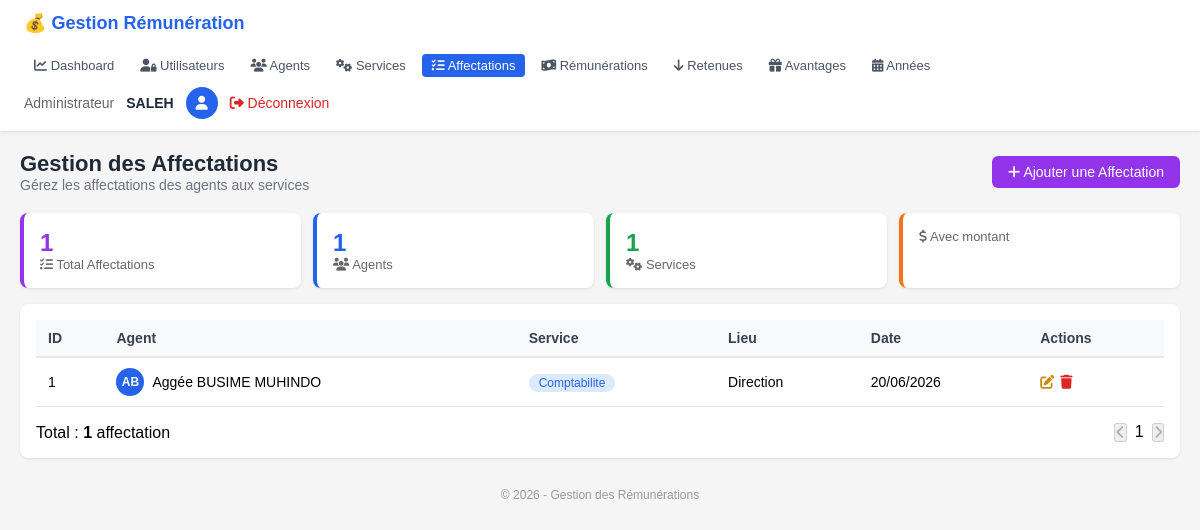
The page /pages/affectations/index.php (signed in) on the database as committed earlier.
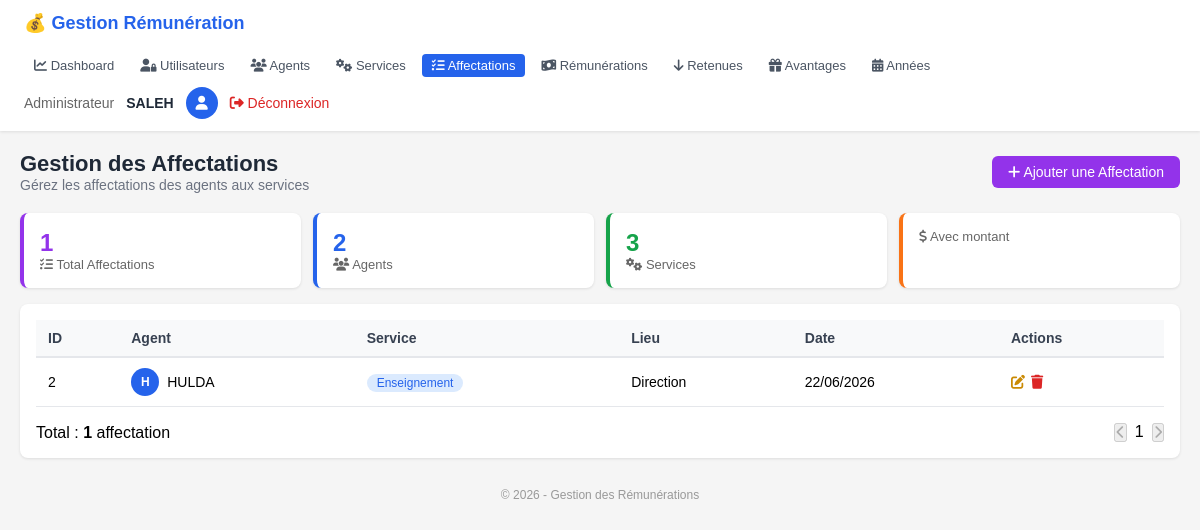
The same page on the database as committed later.
### tables this page shows
CREATE TABLE `affectation` (
  `id` int(11) NOT NULL,
  `id_agent` int(11) NOT NULL,
  `id_service` int(11) NOT NULL,
  `lieu_affectation` varchar(150) DEFAULT NULL,
  `date_affectation` date DEFAULT NULL
);

CREATE TABLE `agent` (
  `id_agent` int(11) NOT NULL,
  `nom_complet` varchar(150) NOT NULL,
  `adresse` varchar(255) DEFAULT NULL,
  `date_naissance` date DEFAULT NULL,
  `telephone` varchar(20) DEFAULT NULL,
  `profil` varchar(100) DEFAULT NULL,
  `lieu_naissance` varchar(100) DEFAULT NULL,
  `fonction` varchar(100) DEFAULT NULL
);

CREATE TABLE `service` (
  `id` int(11) NOT NULL,
  `designation` varchar(150) NOT NULL,
  `description` text DEFAULT NULL
);

### Classes/Affectation.php (called while the page is built, shortened)
<?php
require_once __DIR__ . '/../Config/Database.php';
class Affectation {
    private $id;
    private $lieu_affectation;
    private $date_affectation;
    public function __construct(
        $id_agent = null,
        $id_service = null,
        $lieu_affectation = null,
        $date_affectation = null,
        $id = null
    ) {
        $this->id = $id;
        $this->lieu_affectation = $lieu_affectation;
        $this->date_affectation = $date_affectation;
    }
    public function getId() { return $this->id; }
    public function getLieuAffectation() { return $this->lieu_affectation; }
    public function getDateAffectation() { return $this->date_affectation; }
    public static function getAll() {
        $db = Database::getInstance();
        $sql = "SELECT * FROM affectation ORDER BY date_affectation DESC";
        try {
            $stmt = $db->query($sql);
            $affectations = [];
            while ($row = $stmt->fetch(PDO::FETCH_ASSOC)) {
                $affectations[] = new self(
                    $row['id_agent'],
                    $row['id_service'],
                    $row['lieu_affectation'],
                    $row['date_affectation'],
                    $row['id']
                );
            }
            return $affectations;
        } catch (PDOException $e) {
            error_log("Erreur lors de la récupération des affectations : " . $e->getMessage());
            return [];
        }
    }
}
?>

### Config/Database.php (called while the page is built, shortened)
<?php
class Database {
    private static $host = 'localhost';
    private static $db_name = 'gestion_remuneration';
    private static $user = 'root';
    private static $password = '';
    private static $conn;
    public static function connect() {
        self::$conn = null;
        try {
            $dsn = 'mysql:host=' . self::$host . ';dbname=' . self::$db_name . ';charset=utf8';
            self::$conn = new PDO($dsn, self::$user, self::$password);
            self::$conn->setAttribute(PDO::ATTR_ERRMODE, PDO::ERRMODE_EXCEPTION);
        } catch (PDOException $e) {
            die('Erreur de connexion : ' . $e->getMessage());
        }
        return self::$conn;
    }
    public static function getInstance() {
        return self::$conn;
    }
}
?>

### Classes/Agent.php (called while the page is built, shortened)
<?php
require_once __DIR__ . '/../Config/Database.php';
class Agent {
    private $nom_complet;
    public function __construct(
        $nom_complet = null,
        $adresse = null,
        $date_naissance = null,
        $telephone = null,
        $profil = null,
        $lieu_naissance = null,
        $fonction = null,
        $id_agent = null
    ) {
        $this->nom_complet = $nom_complet;
    }
    public function getNomComplet() { return $this->nom_complet; }
    public static function getById($id) {
        $db = Database::getInstance();
        $sql = "SELECT * FROM agent WHERE id_agent = :id_agent";
        try {
            $stmt = $db->prepare($sql);
            $stmt->bindParam(':id_agent', $id);
            $stmt->execute();
            if ($stmt->rowCount() > 0) {
                $row = $stmt->fetch(PDO::FETCH_ASSOC);
                return new self(
                    $row['nom_complet'],
                    $row['adresse'],
                    $row['date_naissance'],
                    $row['telephone'],
                    $row['profil'],
                    $row['lieu_naissance'],
                    $row['fonction'],
                    $row['id_agent']
                );
            }
            return null;
        } catch (PDOException $e) {
            error_log("Erreur lors de la récupération de l'agent : " . $e->getMessage());
            return null;
        }
    }
}
?>

### Classes/Service.php (called while the page is built, shortened)
<?php
require_once __DIR__ . '/../Config/Database.php';
class Service {
    private $designation;
    public function __construct(
        $designation = null,
        $description = null,
        $id = null
    ) {
        $this->designation = $designation;
    }
    public function getDesignation() { return $this->designation; }
    public static function getById($id) {
        $db = Database::getInstance();
        $sql = "SELECT * FROM service WHERE id = :id";
        try {
            $stmt = $db->prepare($sql);
            $stmt->bindParam(':id', $id);
            $stmt->execute();
            if ($stmt->rowCount() > 0) {
                $row = $stmt->fetch(PDO::FETCH_ASSOC);
                return new self(
                    $row['designation'],
                    $row['description'],
                    $row['id']
                );
            }
            return null;
        } catch (PDOException $e) {
            error_log("Erreur lors de la récupération du service : " . $e->getMessage());
            return null;
        }
    }
}
?>

### pages/affectations/index.php (the view, shortened to what the rows shown need)
<?php
require_once __DIR__ . '/../../Config/Database.php';
require_once __DIR__ . '/../../Classes/Affectation.php';
require_once __DIR__ . '/../../Classes/Agent.php';
require_once __DIR__ . '/../../Classes/Service.php';
$affectations = Affectation::getAll();
?>
<!DOCTYPE html>
<html lang="fr">
<head>
    <link rel="stylesheet" href="https://cdnjs.cloudflare.com/ajax/libs/font-awesome/6.4.0/css/all.min.css">
</head>
<body>
<div class="header">
    <div class="header-left">
        <h1>💰 Gestion Rémunération</h1>
    </div>
</div>
<div class="container">
    <div class="top">
        <div>
            <h2>Gestion des Affectations</h2>
        </div>
    </div>
    <div class="card">
        <div class="table-wrap">
            <table>
                <thead>
                    <tr>
                        <th>ID</th>
                        <th>Agent</th>
                        <th>Service</th>
                        <th>Lieu</th>
                        <th>Date</th>
                        <th>Actions</th>
                    </tr>
                </thead>
                <tbody>
                    <?php if (empty($affectations)): ?>
                    <tr>
                        <td colspan="7" class="empty">
                            <i class="fas fa-inbox"></i>
                            Aucune affectation trouvée
                        </td>
                    </tr>
                    <?php else: ?>
                        <?php foreach ($affectations as $affectation):
                            $agent = Agent::getById($affectation->getIdAgent());
                            $service = Service::getById($affectation->getIdService());
                        ?>
                        <tr>
                            <td><?php echo $affectation->getId(); ?></td>
                            <td>
                                <div style="display:flex;align-items:center;gap:8px;">
                                    <div style="width:28px;height:28px;background:#2563eb;border-radius:50%;display:flex;align-items:center;justify-content:center;color:white;font-size:12px;font-weight:bold;">
                                        <?php
                                        $nom = $agent ? $agent->getNomComplet() : 'N/A';
                                        $initials = '';
                                        $parts = explode(' ', $nom);
                                        foreach ($parts as $part) {
                                            $initials .= strtoupper(substr($part, 0, 1));
                                        }
                                        echo substr($initials, 0, 2);
                                        ?>
                                    </div>
                                    <?php echo $agent ? htmlspecialchars($agent->getNomComplet()) : '<span style="color:#999;">N/A</span>'; ?>
                                </div>
                            </td>
                            <td>
                                <span style="background:#dbeafe;color:#2563eb;padding:2px 10px;border-radius:12px;font-size:12px;">
                                    <?php echo $service ? htmlspecialchars($service->getDesignation()) : 'N/A'; ?>
                                </span>
                            </td>
                            <td><?php echo htmlspecialchars($affectation->getLieuAffectation() ?: '-'); ?></td>
                            <td>
                                <?php
                                $date = $affectation->getDateAffectation();
                                echo $date ? date('d/m/Y', strtotime($date)) : '<span style="color:#999;">Non définie</span>';
                                ?>
                            </td>
                            <td>
                                <div style="display:flex;gap:6px;flex-wrap:wrap;">
                                    <a href="edit.php?id=<?php echo $affectation->getId(); ?>"
                                       style="color:#ca8a04;text-decoration:none;" title="Modifier">
                                        <i class="fas fa-edit"></i>
                                    </a>
                                    <a href="delete.php?id=<?php echo $affectation->getId(); ?>"
                                       style="color:#dc2626;text-decoration:none;" title="Supprimer"
                                       onclick="return confirm('Êtes-vous sûr de vouloir supprimer cette affectation ?')">
                                        <i class="fas fa-trash"></i>
                                    </a>
                                </div>
                            </td>
                        </tr>
                        <?php endforeach; ?>
                    <?php endif; ?>
                </tbody>
            </table>
        </div>
    </div>
</div>
</body>
</html>

Rows that differ between the two databases and show on the page:
removed affectation: id "1", initials "AB", id_agent.nom_complet "Aggée BUSIME MUHINDO", id_service.designation "Comptabilite", lieu_affectation "Direction", date_affectation "20/06/2026"
added affectation: id "2", initials "H", id_agent.nom_complet "HULDA", id_service.designation "Enseignement", lieu_affectation "Direction", date_affectation "22/06/2026"
Other text that changed with them:
count($agents): "1" → "2"
count($services): "1" → "3"
